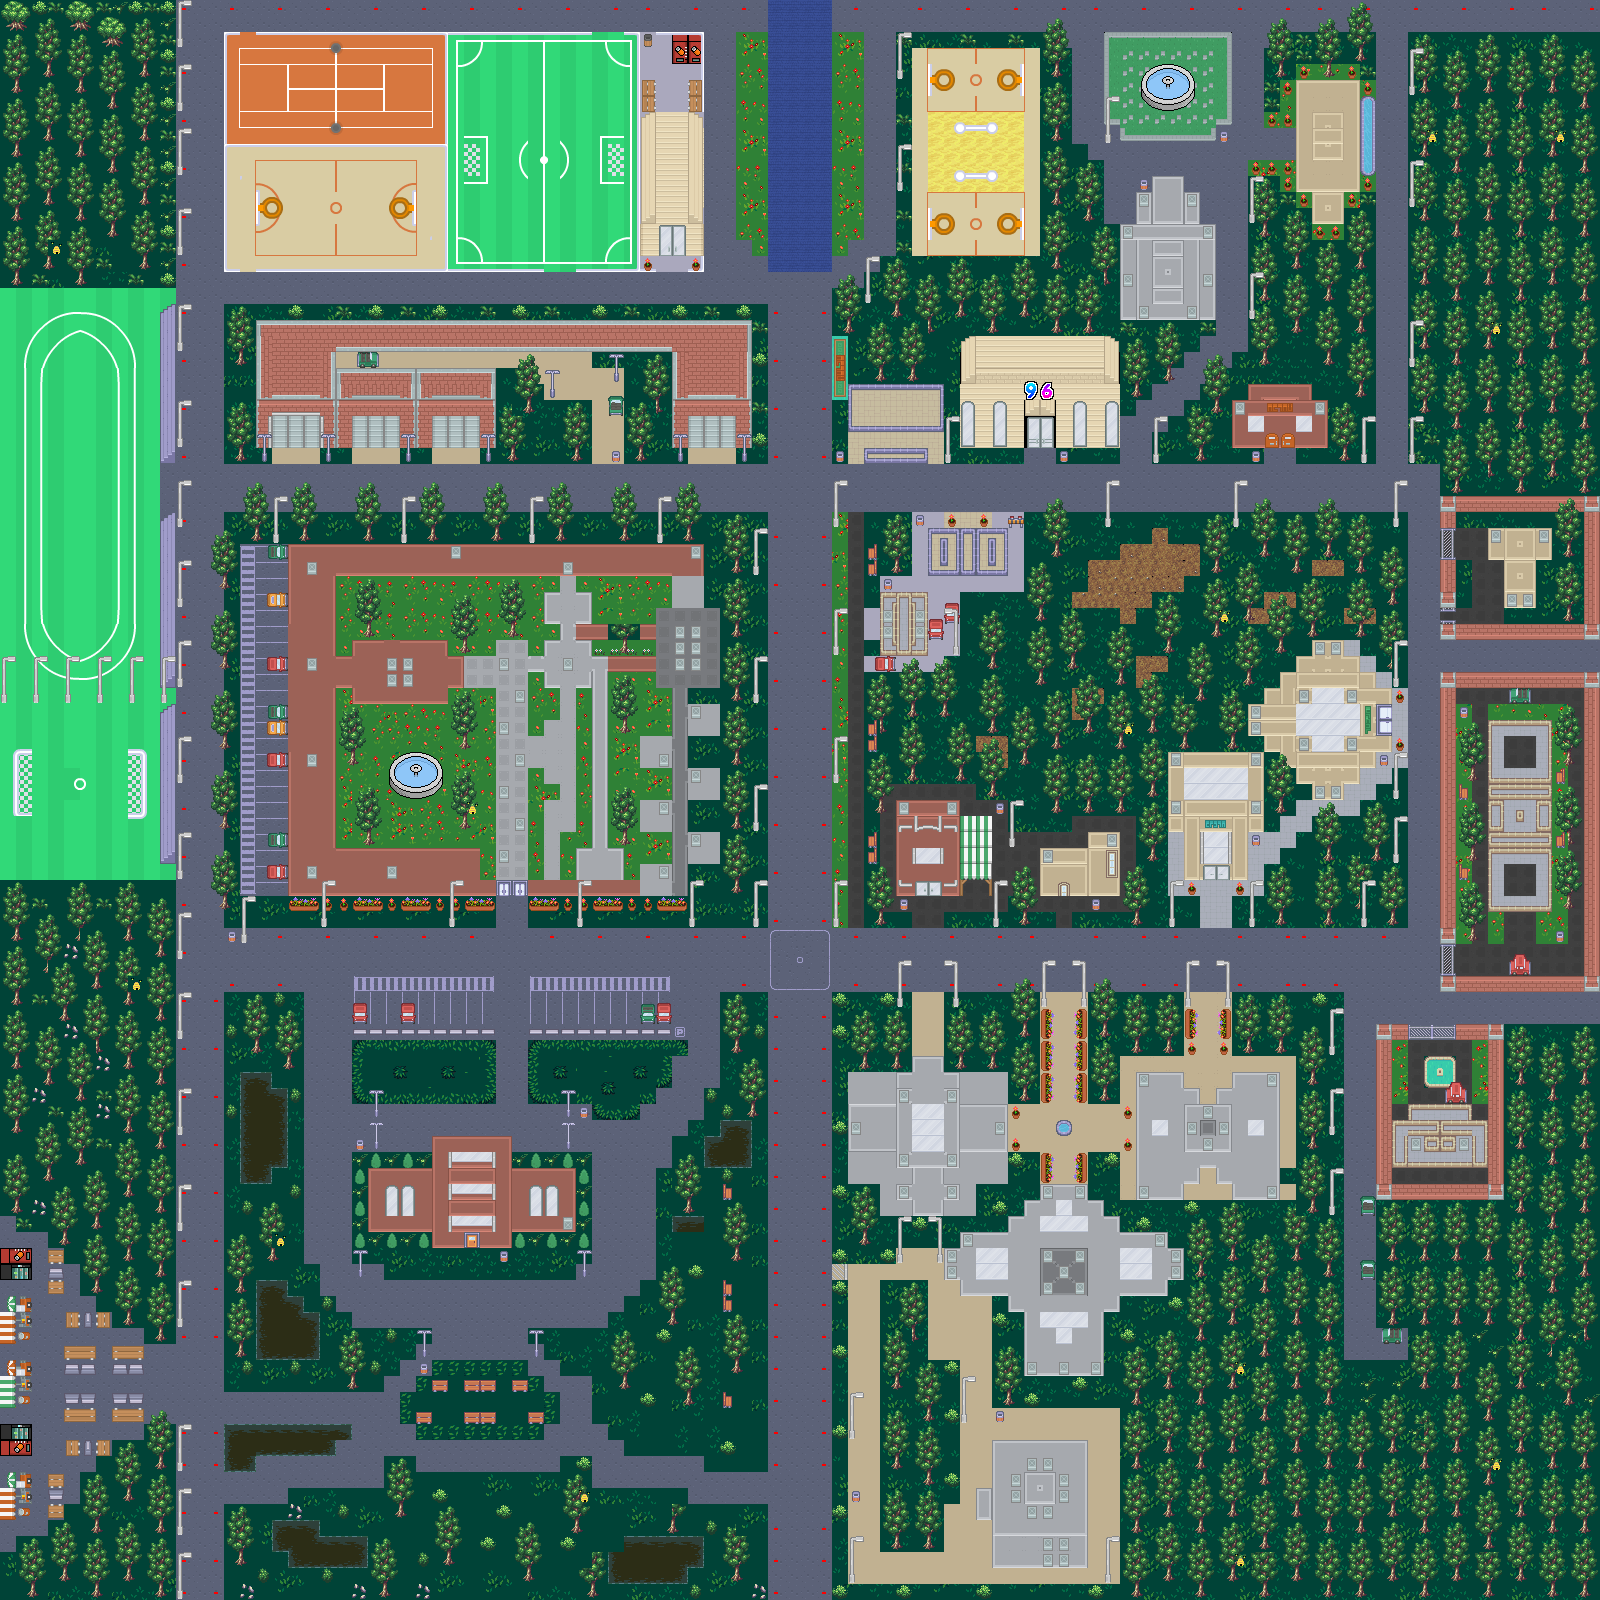

A 2D game scene composited from a Tiled map and its tileset images. What follows is a short description and the map's XML, with each tile layer's data collapsed to a summary:
An orthogonal 100x100 tile map with 16x16 px tiles, 5 tile layers (Road, Lights, Ground, Objects, ...), 18 tilesets.

<map version="1.10" tiledversion="1.11.0" orientation="orthogonal" renderorder="right-down" width="100" height="100" tilewidth="16" tileheight="16" infinite="0" nextlayerid="10" nextobjectid="1">
 <tileset firstgid="1" name="tilemap" tilewidth="16" tileheight="16" spacing="1" tilecount="486" columns="27">
  <image source="kenney_rpg-urban-pack/Tilemap/tilemap.png" width="458" height="305" />
 </tileset>
 <tileset firstgid="487" name="terrain" tilewidth="16" tileheight="16" tilecount="1932" columns="42">
  <image source="terrain/terrain.png" width="672" height="736" />
  <wangsets>
   <wangset name="Terrain" type="corner" tile="-1">
    <wangcolor name="Dark Green Bush" color="#ff0000" tile="-1" probability="1" />
    <wangcolor name="Dirt" color="#00ff00" tile="-1" probability="1" />
    <wangtile tileid="518" wangid="0,1,0,1,0,1,0,1" />
    <wangtile tileid="519" wangid="0,1,0,0,0,0,0,1" />
    <wangtile tileid="520" wangid="0,1,0,0,0,0,0,1" />
    <wangtile tileid="521" wangid="0,1,0,1,0,1,0,1" />
    <wangtile tileid="560" wangid="0,0,0,0,0,1,0,1" />
    <wangtile tileid="563" wangid="0,1,0,1,0,0,0,0" />
    <wangtile tileid="602" wangid="0,0,0,0,0,1,0,1" />
    <wangtile tileid="605" wangid="0,1,0,1,0,0,0,0" />
    <wangtile tileid="644" wangid="0,1,0,1,0,1,0,1" />
    <wangtile tileid="645" wangid="0,0,0,1,0,1,0,0" />
    <wangtile tileid="646" wangid="0,0,0,1,0,1,0,0" />
    <wangtile tileid="647" wangid="0,1,0,1,0,1,0,1" />
    <wangtile tileid="727" wangid="0,0,0,1,0,0,0,0" />
    <wangtile tileid="728" wangid="0,0,0,1,0,1,0,0" />
    <wangtile tileid="729" wangid="0,0,0,1,0,1,0,0" />
    <wangtile tileid="730" wangid="0,0,0,0,0,1,0,0" />
    <wangtile tileid="769" wangid="0,1,0,1,0,0,0,0" />
    <wangtile tileid="770" wangid="0,1,0,1,0,1,0,1" />
    <wangtile tileid="771" wangid="0,1,0,1,0,1,0,1" />
    <wangtile tileid="772" wangid="0,0,0,0,0,1,0,1" />
    <wangtile tileid="811" wangid="0,1,0,1,0,0,0,0" />
    <wangtile tileid="812" wangid="0,1,0,1,0,1,0,1" />
    <wangtile tileid="813" wangid="0,1,0,1,0,1,0,1" />
    <wangtile tileid="814" wangid="0,0,0,0,0,1,0,1" />
    <wangtile tileid="853" wangid="0,1,0,0,0,0,0,0" />
    <wangtile tileid="854" wangid="0,1,0,0,0,0,0,1" />
    <wangtile tileid="855" wangid="0,1,0,0,0,0,0,1" />
    <wangtile tileid="856" wangid="0,0,0,0,0,0,0,1" />
    <wangtile tileid="1040" wangid="0,2,0,2,0,2,0,2" />
    <wangtile tileid="1041" wangid="0,2,0,2,0,2,0,2" />
    <wangtile tileid="1042" wangid="0,2,0,2,0,2,0,2" />
    <wangtile tileid="1043" wangid="0,2,0,2,0,2,0,2" />
    <wangtile tileid="1082" wangid="0,2,0,0,0,2,0,2" />
    <wangtile tileid="1083" wangid="0,2,0,0,0,0,0,2" />
    <wangtile tileid="1084" wangid="0,2,0,0,0,0,0,2" />
    <wangtile tileid="1085" wangid="0,2,0,2,0,0,0,2" />
    <wangtile tileid="1124" wangid="0,0,0,2,0,2,0,2" />
    <wangtile tileid="1125" wangid="0,0,0,2,0,2,0,0" />
    <wangtile tileid="1126" wangid="0,0,0,2,0,2,0,0" />
    <wangtile tileid="1127" wangid="0,2,0,2,0,2,0,0" />
    <wangtile tileid="1166" wangid="0,2,0,2,0,2,0,2" />
    <wangtile tileid="1167" wangid="0,2,0,2,0,2,0,2" />
    <wangtile tileid="1168" wangid="0,2,0,2,0,2,0,2" />
    <wangtile tileid="1169" wangid="0,2,0,2,0,2,0,2" />
    <wangtile tileid="1207" wangid="0,0,0,2,0,0,0,0" />
    <wangtile tileid="1208" wangid="0,0,0,2,0,2,0,0" />
    <wangtile tileid="1209" wangid="0,0,0,2,0,2,0,0" />
    <wangtile tileid="1210" wangid="0,0,0,0,0,2,0,0" />
    <wangtile tileid="1249" wangid="0,2,0,2,0,0,0,0" />
    <wangtile tileid="1250" wangid="0,2,0,2,0,2,0,2" />
    <wangtile tileid="1251" wangid="0,2,0,2,0,2,0,2" />
    <wangtile tileid="1252" wangid="0,0,0,0,0,2,0,2" />
    <wangtile tileid="1291" wangid="0,2,0,2,0,0,0,0" />
    <wangtile tileid="1292" wangid="0,2,0,2,0,2,0,2" />
    <wangtile tileid="1293" wangid="0,2,0,2,0,2,0,2" />
    <wangtile tileid="1294" wangid="0,0,0,0,0,2,0,2" />
    <wangtile tileid="1333" wangid="0,2,0,2,0,0,0,0" />
    <wangtile tileid="1334" wangid="0,2,0,2,0,2,0,2" />
    <wangtile tileid="1335" wangid="0,2,0,2,0,2,0,2" />
    <wangtile tileid="1336" wangid="0,0,0,0,0,2,0,2" />
    <wangtile tileid="1375" wangid="0,2,0,2,0,0,0,0" />
    <wangtile tileid="1376" wangid="0,2,0,2,0,2,0,2" />
    <wangtile tileid="1377" wangid="0,2,0,2,0,2,0,2" />
    <wangtile tileid="1378" wangid="0,0,0,0,0,2,0,2" />
    <wangtile tileid="1417" wangid="0,2,0,0,0,0,0,0" />
    <wangtile tileid="1418" wangid="0,2,0,0,0,0,0,2" />
    <wangtile tileid="1419" wangid="0,2,0,0,0,0,0,2" />
    <wangtile tileid="1420" wangid="0,0,0,0,0,0,0,2" />
   </wangset>
  </wangsets>
 </tileset>
 <tileset firstgid="2419" name="tileset_16x16_final_1" tilewidth="16" tileheight="16" tilecount="323" columns="17">
  <image source="tileset_16x16_final_1.png" width="272" height="304" />
 </tileset>
 <tileset firstgid="2742" name="roguelikeCity_magenta" tilewidth="16" tileheight="16" spacing="1" tilecount="1036" columns="37">
  <image source="Roguelike Modern City pack/Spritesheet/roguelikeCity_magenta.png" width="628" height="475" />
 </tileset>
 <tileset firstgid="3778" name="soda-pop-machine" tilewidth="16" tileheight="16" tilecount="2" columns="1">
  <image source="isaiah658&amp;#039;s-Pixel-Pack-#1/isaiah658's-Pixel-Pack/Objects/Other/soda-pop-machine.png" width="16" height="32" />
 </tileset>
 <tileset firstgid="3780" name="vending-machine" tilewidth="16" tileheight="16" tilecount="2" columns="1">
  <image source="isaiah658&amp;#039;s-Pixel-Pack-#1/isaiah658's-Pixel-Pack/Objects/Other/vending-machine.png" width="16" height="32" />
 </tileset>
 <tileset firstgid="3782" name="forest" tilewidth="16" tileheight="16" tilecount="10" columns="5">
  <image source="forest/forest/forest.png" width="80" height="32" />
 </tileset>
 <tileset firstgid="3792" name="water-fountain" tilewidth="16" tileheight="16" tilecount="12" columns="4">
  <image source="isaiah658&amp;#039;s-Pixel-Pack-#1/isaiah658's-Pixel-Pack/Objects/Other/water-fountain.png" width="64" height="48" />
 </tileset>
 <tileset firstgid="3804" name="flowerpot-1" tilewidth="16" tileheight="16" tilecount="2" columns="2">
  <image source="isaiah658&amp;#039;s-Pixel-Pack-#1/isaiah658's-Pixel-Pack/Objects/Flower Pots/flowerpot-1.png" width="32" height="16" />
 </tileset>
 <tileset firstgid="3806" name="flowerpot-3" tilewidth="16" tileheight="16" tilecount="1" columns="1">
  <image source="isaiah658&amp;#039;s-Pixel-Pack-#1/isaiah658's-Pixel-Pack/Objects/Flower Pots/flowerpot-3.png" width="16" height="16" />
 </tileset>
 <tileset firstgid="3807" name="elements" tilewidth="16" tileheight="16" tilecount="1296" columns="36">
  <image source="kenney_sportsPack/Tilesheet/elements.png" width="576" height="576" />
 </tileset>
 <tileset firstgid="5103" name="groundGrass_mown" tilewidth="16" tileheight="16" tilecount="3328" columns="52">
  <image source="kenney_sportsPack/Tilesheet/groundGrass_mown.png" width="832" height="1024" />
 </tileset>
 <tileset firstgid="8431" name="groundGravel" tilewidth="16" tileheight="16" tilecount="3328" columns="52">
  <image source="kenney_sportsPack/Tilesheet/groundGravel.png" width="832" height="1024" />
 </tileset>
 <tileset firstgid="11759" name="groundBeige_red" tilewidth="16" tileheight="16" tilecount="3328" columns="52">
  <image source="kenney_sportsPack/Tilesheet/groundBeige_red.png" width="832" height="1024" />
 </tileset>
 <tileset firstgid="15087" name="Ardentryst-9b" tilewidth="14" tileheight="19" tilecount="1" columns="1">
  <image source="Ardentryst-Numbers/Ardentryst-Numbers/Ardentryst-9b.png" width="14" height="19" />
 </tileset>
 <tileset firstgid="15088" name="Ardentryst-6c" tilewidth="14" tileheight="18" tilecount="1" columns="1">
  <image source="Ardentryst-Numbers/Ardentryst-Numbers/Ardentryst-6c.png" width="14" height="18" />
 </tileset>
 <tileset firstgid="15089" name="Lights" tilewidth="4" tileheight="2" tilecount="2" columns="0">
  <grid orientation="orthogonal" width="1" height="1" />
  <tile id="0">
   <image source="maroon.jpg" width="4" height="2" />
  </tile>
  <tile id="1">
   <image source="red.png" width="4" height="2" />
   <animation>
    <frame tileid="1" duration="500" />
    <frame tileid="0" duration="500" />
   </animation>
  </tile>
 </tileset>
 <tileset firstgid="15091" name="Blue Roof" tilewidth="16" tileheight="16" tilecount="1" columns="1">
  <image source="Blue Roof.png" width="16" height="16" />
 </tileset>
 <layer id="8" name="Road" width="100" height="100">
  <data>[10000 cells, 2456 non-empty, 21 distinct tile ids]</data>
 </layer>
 <layer id="9" name="Lights" width="100" height="100" offsetx="6.18182" offsety="-6.18182">
  <data>[10000 cells, 178 non-empty, 1 distinct tile ids]</data>
 </layer>
 <layer id="1" name="Ground" width="100" height="100">
  <data>[10000 cells, 7566 non-empty, 364 distinct tile ids]</data>
 </layer>
 <layer id="2" name="Objects" width="100" height="100">
  <data>[10000 cells, 4525 non-empty, 341 distinct tile ids]</data>
 </layer>
 <layer id="4" name="Windows" width="100" height="100">
  <data>[10000 cells, 273 non-empty, 51 distinct tile ids]</data>
 </layer>
</map>
